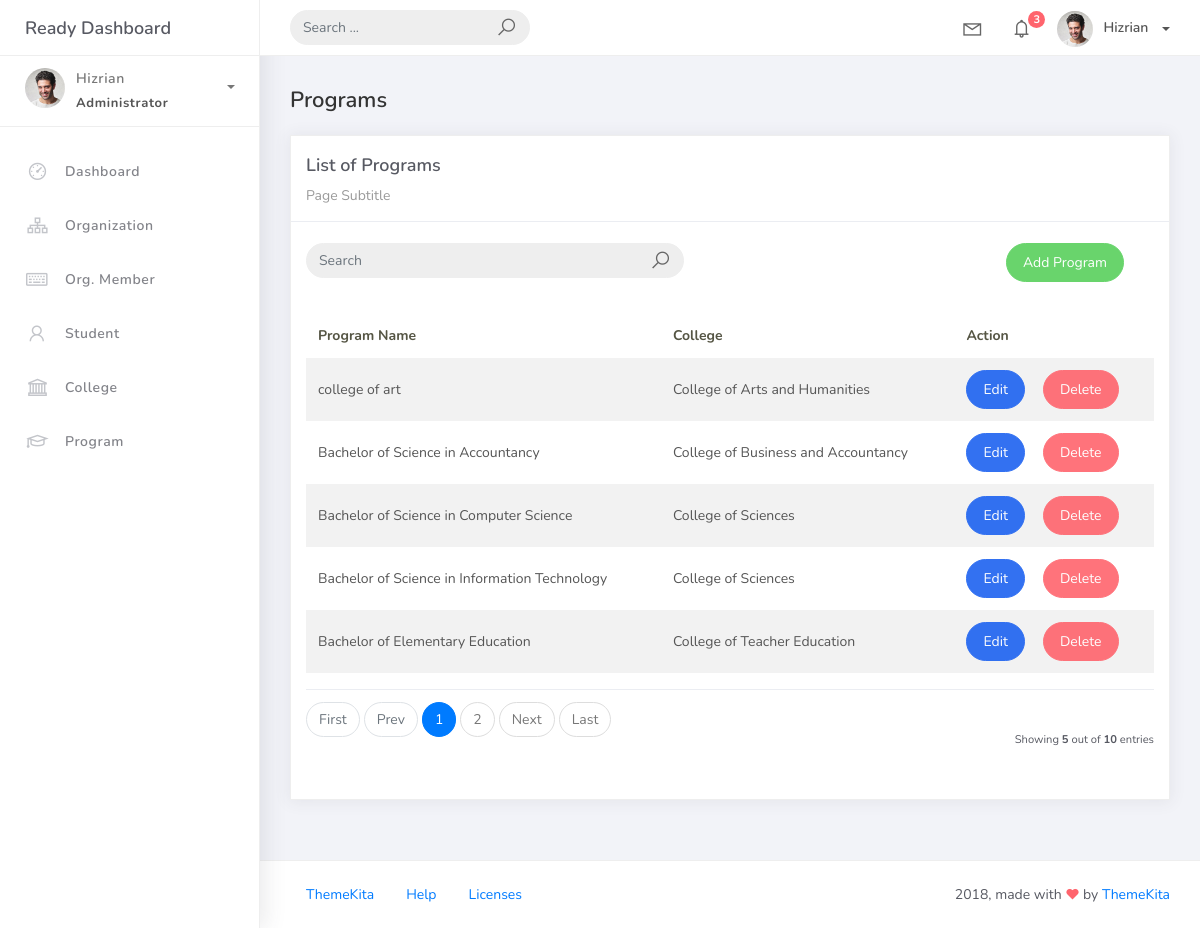
The page /program_list on the database its author committed.
### studentorg/models.py (models this page shows, shortened)
class BaseModel(models.Model):
    created_at = models.DateTimeField(auto_now_add=True, db_index=True)
    updated_at = models.DateTimeField(auto_now=True)
    class Meta:
        abstract = True

class Program(BaseModel):
    prog_name = models.CharField(max_length=150)
    college = models.ForeignKey(College, on_delete=models.CASCADE)

class College(BaseModel):
	college_name = models.CharField(max_length=150)
	def __str__(self):
		return self.college_name

### studentorg/views.py (the view)
# urls.py: path('program_list', ProgramList.as_view(), name='program-list'),
class ProgramList(ListView):
    model = Program
    context_object_name = 'program'
    template_name = 'program_list.html'
    paginate_by = 5
    def get_queryset(self, *args, **kwargs):
        qs = super(ProgramList, self).get_queryset(*args, **kwargs)
        if self.request.GET.get("q") != None:
            query = self.request.GET.get('q')
            qs = qs.filter(Q(prog_name__icontains=query))
        return qs

### templates/program_list.html (shortened to what this page needs)
{% extends 'base.html' %}
{% load static %}
{% block content %}
  <div class="content">
    <div class="container-fluid">
      <h4 class="page-title">Programs</h4>
      <div class="row">
        <div class="col-md-12">
          <div class="card">
            <div class="card-header">
              <div class="card-title">List of Programs</div>
              <div class="card-category">Page Subtitle</div>
            </div>
            <br />
                <div class="col-md-12 row">
                <div class="col-md-6">
                    <form class="navbar-left navbar-form nav-search mr-md-3" action="{% url 'program-list' %}">
                    <div class="input-group">
                        <input type="text" placeholder="Search" class="form-control" name="q" />
                        <div class="input-group-append">
                        <span class="input-group-text">
                            <i class="la la-search search-icon"></i>
                        </span>
                        </div>
                    </div>
                    </form>
                </div>
                <div class="col-md-6">
                    <div class="pull-right">
                    <a href="{% url 'program-add' %}" class="btn btn-success btn-rounded">Add Program</a>
                    </div>
                </div>
                </div>
            <div class="card-body">
              <table class="table table-striped mt-3">
                <thead>
                  <tr>
                    <th scope="col">Program Name</th>
                    <th scope="col">College</th>
                    <th scope="col">Action</th>
                  </tr>
                </thead>
                <tbody>
                  {% for object in object_list %}
                    <tr>
                      <td>{{ object.prog_name }}</td>
                      <td>{{ object.college }}</td>
                      <td>
                        <a href="program_list/{{ object.id }}" class="btn btn-primary btn-rounded">Edit</a>
                        <a href="program_list/{{ object.id }}/delete" class="btn btn-danger btn-rounded">Delete</a>
                    </td>
                    </tr>
                    {% empty %}
                    <tr>
                      <td colspan="4" style="text-align: center">
                        <p class="text-sm font-weight-bold mb-0">No Records Found</p>
                      </td>
                    </tr>
                  {% endfor %}
                </tbody>
              </table>
              {% include 'includes/pagination.html' %}
            </div>
          </div>
        </div>
      </div>
    </div>
  </div>
{% endblock %}

### rows shown on the page
Program: prog_name "college of art", college "College of Arts and Humanities"
Program: prog_name "Bachelor of Science in Accountancy", college "College of Business and Accountancy"
Program: prog_name "Bachelor of Science in Computer Science", college "College of Sciences"
Program: prog_name "Bachelor of Science in Information Technology", college "College of Sciences"
Program: prog_name "Bachelor of Elementary Education", college "College of Teacher Education"

### other values the page prints
{{ page_num }} "1"
{{ page_num }} "2"
{{ object_list.count }} "5"
{{ paginator.count }} "10"
